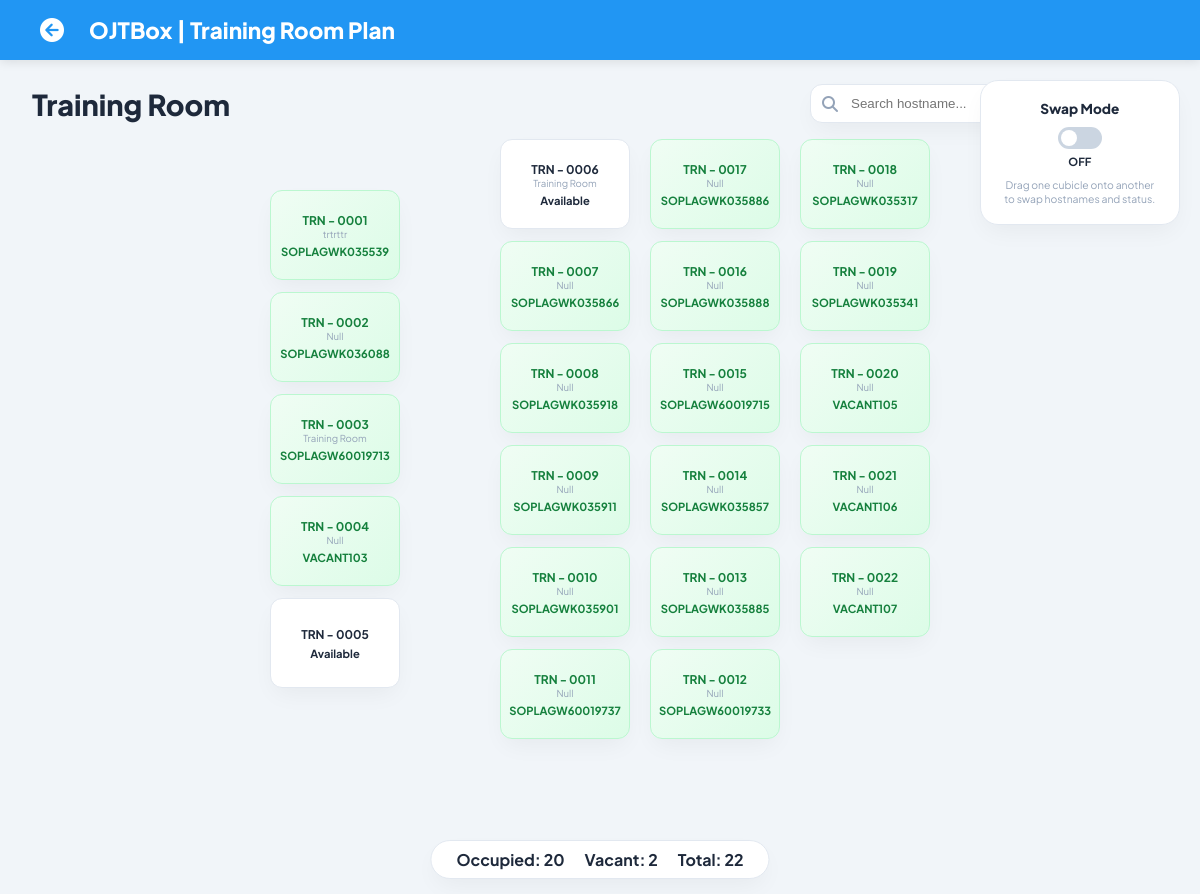
Screenshot of /training_room.php (signed in) with the database file from the repository.
### tables this page shows
CREATE TABLE `production_floor_map` (
  `id` int(11) NOT NULL,
  `cubicle_no` varchar(20) NOT NULL,
  `hostname` varchar(100) DEFAULT NULL,
  `department` varchar(100) DEFAULT 'San Antonio',
  `status` enum('Occupied','Vacant','Repair') DEFAULT 'Vacant',
  `grid_row` int(11) DEFAULT NULL,
  `grid_col` int(11) DEFAULT NULL,
  `switch_port` varchar(100) DEFAULT 'Not Set',
  `campaign` varchar(100) DEFAULT 'Not Set'
);

### training_room.php (the view, shortened to what this page needs)
<?php
require_once 'db.php';
$department_name = "Training Room";
$total_seats = 22;
$stations = [];
$occupied_count = 0;
$vacant_count = 0;
$stmt = $conn->prepare("SELECT * FROM production_floor_map WHERE department = ? ORDER BY id ASC LIMIT ?");
$stmt->bind_param("si", $department_name, $total_seats);
$stmt->execute();
$result = $stmt->get_result();
while($row = $result->fetch_assoc()) {
    $stations[] = $row;
    if($row['status'] === 'Occupied') $occupied_count++;
    else $vacant_count++;
}
$vacant_count += ($total_seats - count($stations));
function renderSeat($index, $stations) {
    $row = isset($stations[$index - 1]) ? $stations[$index - 1] : null;
    $num_display = str_pad($index, 4, '0', STR_PAD_LEFT);
    $name = $row['cubicle_no'] ?? "TRN-" . $num_display;
    $id = $row['id'] ?? null;
    $status = $row['status'] ?? 'Vacant';
    $host = $row['hostname'] ?? '';
    $port = $row['switch_port'] ?? 'Not Set';
    $tooltip = "Cubicle: $name\nStatus: $status\nHost: " . ($host ?: 'N/A') . "\nPort: $port";
    ?>
    <div class="seat-box <?php echo $status; ?>"
         id="seat-<?php echo $id; ?>"
         data-id="<?php echo $id; ?>"
         data-hostname="<?php echo strtolower($host); ?>"
         title="<?php echo $tooltip; ?>"
         <?php if($id): ?>
         onclick="handleSeatClick(event, '<?php echo $id; ?>', '<?php echo $name; ?>', '<?php echo addslashes($host); ?>', '<?php echo addslashes($port); ?>', '<?php echo $status; ?>')"
         <?php endif; ?>>
        <strong style="font-size: 0.75rem;"><?php echo $name; ?></strong>
        <div style="font-size: 0.6rem; color: var(--text-muted);"><?php echo $port; ?></div>
        <div style="font-size: 0.7rem; font-weight: 700; margin-top:4px;"><?php echo $host ?: 'Available'; ?></div>
    </div>
    <?php
}
?>
<!DOCTYPE html>
<html lang="en">
<head>
    <link rel="stylesheet" href="https://cdnjs.cloudflare.com/ajax/libs/font-awesome/6.4.0/css/all.min.css">
</head>
<body id="body">
<nav class="navbar">
    <a href="prod_map.php" class="nav-back-btn"><i class="fa-solid fa-circle-arrow-left"></i></a>
    <div style="color:white; font-weight: 900; font-size: 1.4rem;">OJTBox | Training Room Plan</div>
</nav>
<div class="edit-sidebar">
    <div style="font-weight: 800; font-size: 0.85rem; margin-bottom: 10px;">Swap Mode</div>
    <label class="switch">
        <span class="slider"></span>
    </label>
    <div id="toggleText" style="font-size: 0.7rem; font-weight: 700; margin-top: 5px;">OFF</div>
    <div class="swap-desc">Drag one cubicle onto another to swap hostnames and status.</div>
</div>
<div class="container">
    <div class="header-row">
        <h1>Training Room</h1>
        <div style="position: relative;">
            <i class="fa-solid fa-magnifying-glass" style="position: absolute; left: 12px; top: 50%; transform: translateY(-50%); color: var(--text-muted);"></i>
        </div>
    </div>
    <div class="layout-wrapper">
        <div class="column col-5">
            <?php for($i=1; $i<=5; $i++) renderSeat($i, $stations); ?>
        </div>
        <div class="column">
            <?php for($i=6; $i<=11; $i++) renderSeat($i, $stations); ?>
        </div>
        <div class="column">
            <?php
            $col3 = [17, 16, 15, 14, 13, 12];
            foreach($col3 as $i) renderSeat($i, $stations);
            ?>
        </div>
        <div class="column">
            <?php for($i=18; $i<=22; $i++) renderSeat($i, $stations); ?>
        </div>
    </div>
    <div class="status-footer">
        <div style="font-weight: 700;">Occupied: <?php echo $occupied_count; ?></div>
        <div style="font-weight: 700;">Vacant: <?php echo $vacant_count; ?></div>
        <div style="font-weight: 700;">Total: 22</div>
    </div>
</div>
</body>
</html>

### training_room.php (style rules this page uses)
:root { --primary: #2196f3; --bg: #f1f5f9; --card-bg: #ffffff; --text-dark: #1e293b; --text-muted: #94a3b8; --border: #e2e8f0; --occupied-bg: linear-gradient(135deg, #f0fdf4 0%, #dcfce7 100%); --occupied-text: #15803d; --vacant-hover: #e2e8f0; --shadow-soft: 0 10px 25px -5px rgba(0, 0, 0, 0.05); --shadow-hover: 0 20px 25px -5px rgba(0, 0, 0, 0.1); }
html, body { height: 100vh; margin: 0; padding: 0; font-family: 'Plus Jakarta Sans', sans-serif; background: var(--bg); color: var(--text-dark); overflow: hidden; }
.navbar { background: #2196f3; padding: 0 2.5rem; display: flex; align-items: center; height: 60px; box-sizing: border-box; gap: 25px; box-shadow: 0 2px 10px rgba(0,0,0,0.1); position: relative; z-index: 10; }
.nav-back-btn { color: white; text-decoration: none; font-size: 1.5rem; display: flex; align-items: center; transition: transform 0.2s; }
.container { height: calc(100vh - 60px); padding: 1.5rem 2rem; display: flex; flex-direction: column; box-sizing: border-box; max-width: 100%; margin: 0; position: relative; overflow-y: auto; }
.header-row { display: flex; justify-content: space-between; align-items: center; margin-bottom: 1rem; }
.header-row h1 { font-weight: 800; font-size: 1.8rem; margin: 0; }
.layout-wrapper { display: flex; gap: 20px; justify-content: center; align-items: flex-start; flex-grow: 1; padding-bottom: 80px; min-height: min-content; }
.column { display: grid; grid-template-rows: repeat(6, 90px); gap: 12px; flex-shrink: 0; }
.col-5 { padding-top: 51px; margin-right: 80px }
.seat-box { width: 130px; height: 90px; border-radius: 12px; background: var(--card-bg); transition: all 0.3s ease; cursor: pointer; display: flex; flex-direction: column; align-items: center; justify-content: center; border: 1px solid var(--border); box-shadow: var(--shadow-soft); padding: 10px; box-sizing: border-box; }
.Occupied { background: var(--occupied-bg); color: var(--occupied-text); border-color: #bbf7d0; }
.edit-sidebar { position: fixed; right: 20px; top: 80px; background: white; padding: 1.2rem; border-radius: 18px; box-shadow: var(--shadow-soft); width: 160px; text-align: center; border: 1px solid var(--border); z-index: 100; }
.swap-desc { font-size: 0.65rem; color: var(--text-muted); margin-top: 10px; line-height: 1.3; }
.switch { position: relative; display: inline-block; width: 44px; height: 22px; }
.slider { position: absolute; cursor: pointer; top: 0; left: 0; right: 0; bottom: 0; background-color: #cbd5e1; transition: .4s; border-radius: 34px; }
.slider:before { position: absolute; content: ""; height: 16px; width: 16px; left: 3px; bottom: 3px; background-color: white; transition: .4s; border-radius: 50%; }
.status-footer { position: fixed; bottom: 15px; left: 50%; transform: translateX(-50%); background: white; padding: 8px 25px; border-radius: 50px; display: flex; gap: 20px; box-shadow: var(--shadow-soft); border: 1px solid var(--border); }

### rows the page displays
production_floor_map: cubicle_no "TRN - 0001", switch_port "trtrttr", hostname "SOPLAGWK035539"
production_floor_map: cubicle_no "TRN - 0002", switch_port "Null", hostname "SOPLAGWK036088"
production_floor_map: cubicle_no "TRN - 0003", switch_port "Training Room", hostname "SOPLAGW60019713"
production_floor_map: cubicle_no "TRN - 0004", switch_port "Null", hostname "VACANT103"
production_floor_map: cubicle_no "TRN - 0005", hostname "Available"
production_floor_map: cubicle_no "TRN - 0006", switch_port "Training Room", hostname "Available"
production_floor_map: cubicle_no "TRN - 0007", switch_port "Null", hostname "SOPLAGWK035866"
production_floor_map: cubicle_no "TRN - 0008", switch_port "Null", hostname "SOPLAGWK035918"
production_floor_map: cubicle_no "TRN - 0009", switch_port "Null", hostname "SOPLAGWK035911"
production_floor_map: cubicle_no "TRN - 0010", switch_port "Null", hostname "SOPLAGWK035901"
production_floor_map: cubicle_no "TRN - 0011", switch_port "Null", hostname "SOPLAGW60019737"
production_floor_map: cubicle_no "TRN - 0017", switch_port "Null", hostname "SOPLAGWK035886"
production_floor_map: cubicle_no "TRN - 0016", switch_port "Null", hostname "SOPLAGWK035888"
production_floor_map: cubicle_no "TRN - 0015", switch_port "Null", hostname "SOPLAGW60019715"
production_floor_map: cubicle_no "TRN - 0014", switch_port "Null", hostname "SOPLAGWK035857"
production_floor_map: cubicle_no "TRN - 0013", switch_port "Null", hostname "SOPLAGWK035885"
production_floor_map: cubicle_no "TRN - 0012", switch_port "Null", hostname "SOPLAGW60019733"
production_floor_map: cubicle_no "TRN - 0018", switch_port "Null", hostname "SOPLAGWK035317"
production_floor_map: cubicle_no "TRN - 0019", switch_port "Null", hostname "SOPLAGWK035341"
production_floor_map: cubicle_no "TRN - 0020", switch_port "Null", hostname "VACANT105"
production_floor_map: cubicle_no "TRN - 0021", switch_port "Null", hostname "VACANT106"
production_floor_map: cubicle_no "TRN - 0022", switch_port "Null", hostname "VACANT107"

### other values shown
$occupied_count "20"
$vacant_count "2"
